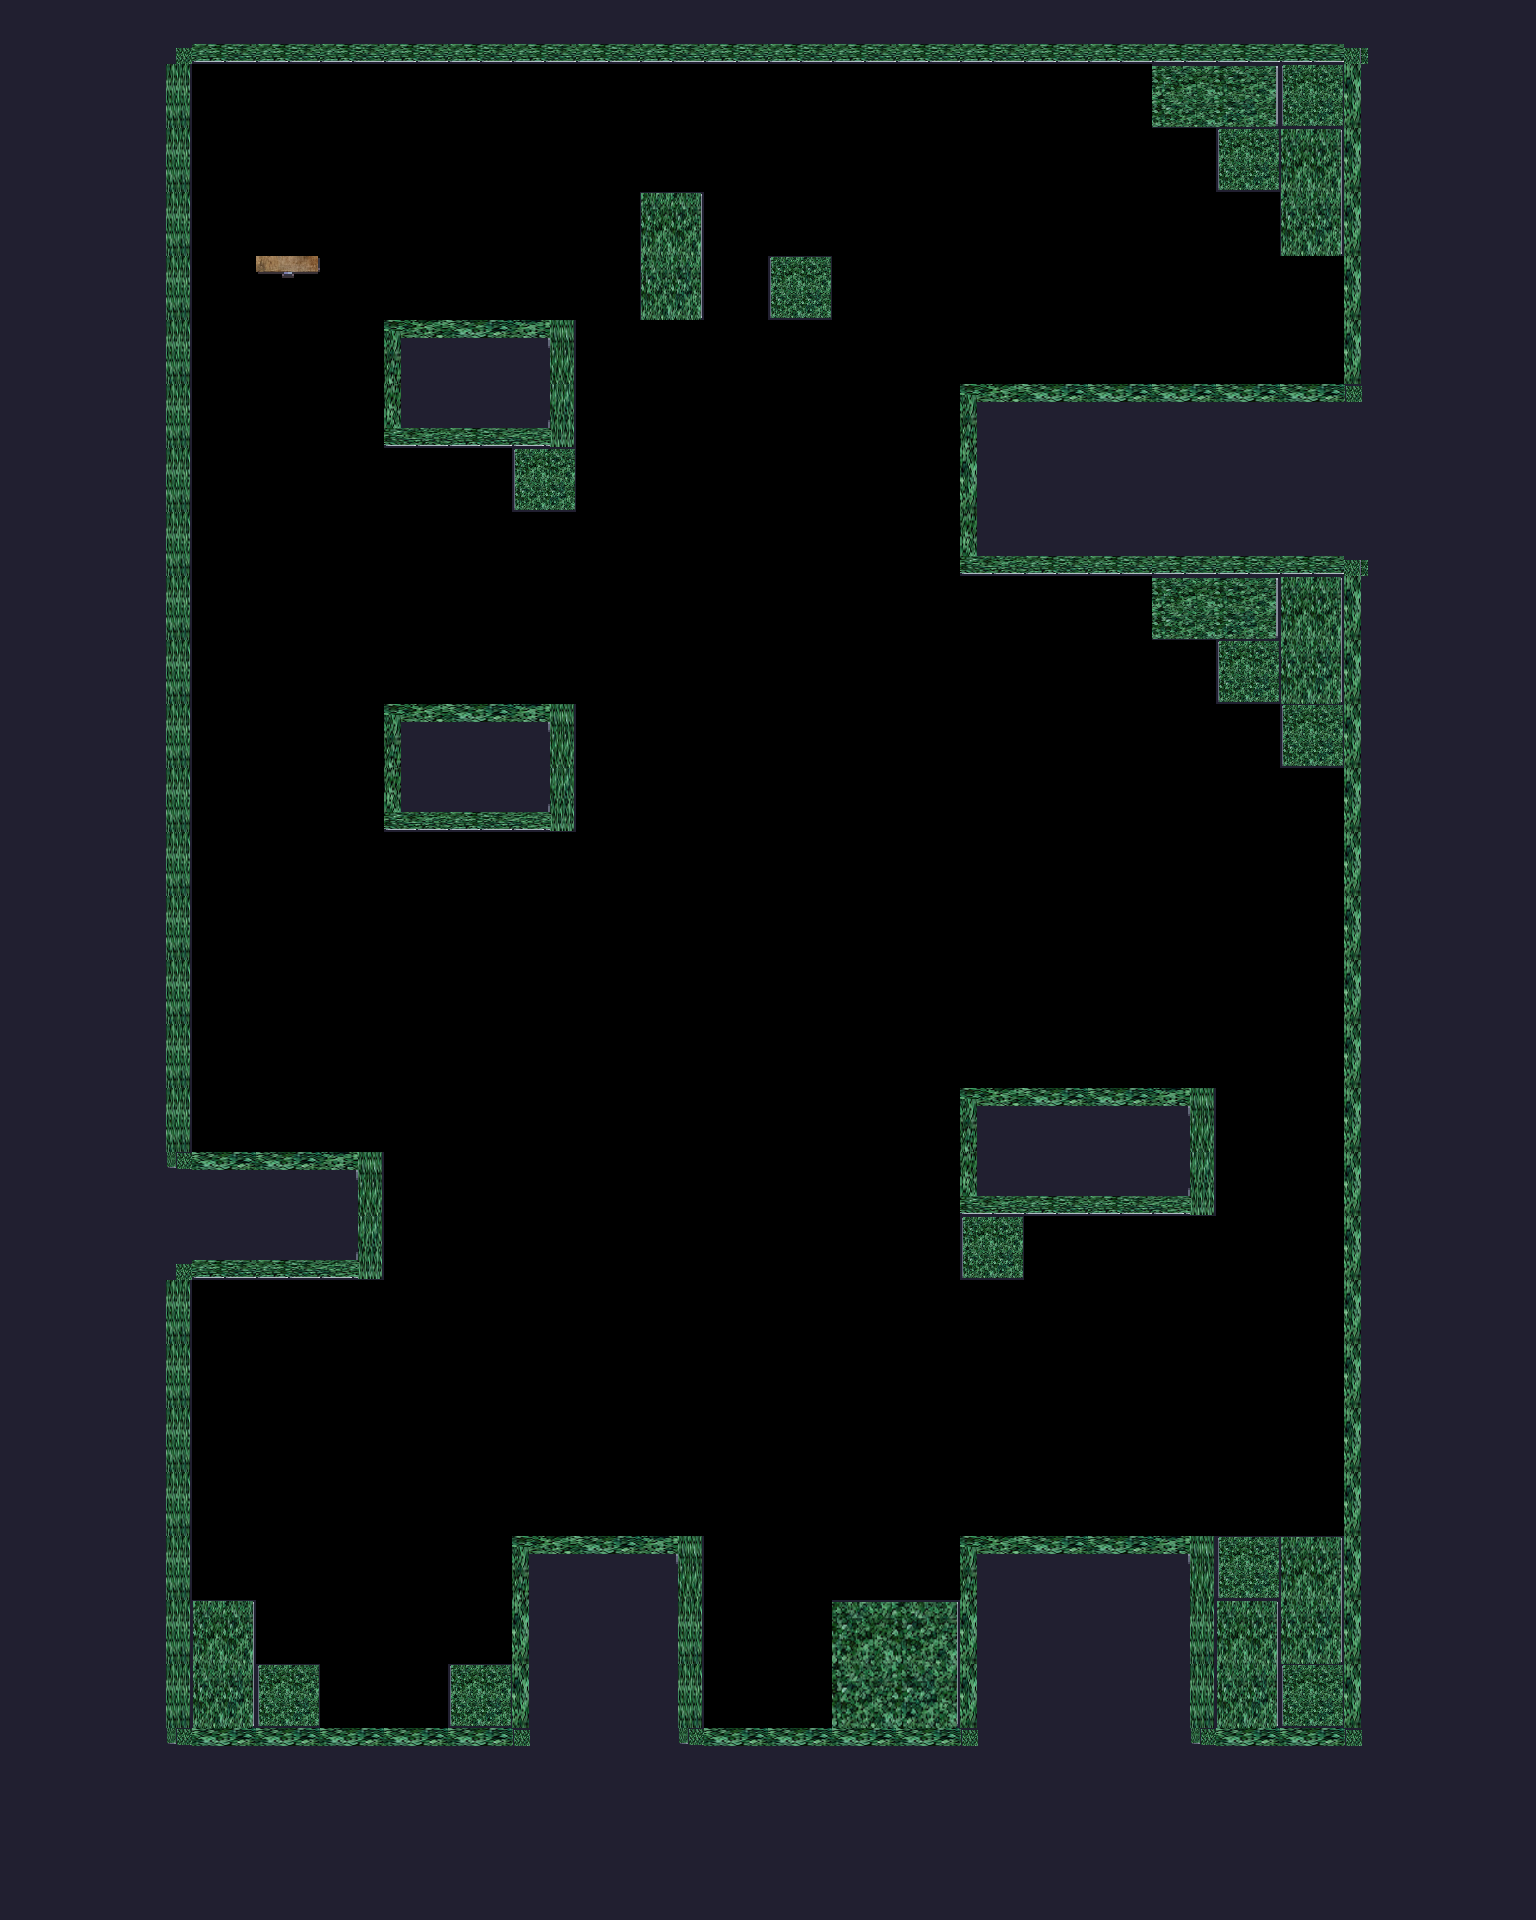

Below is a game level as drawn by its tile map, then a one-line description and the .tmx that defines it (tile-layer data replaced by summaries):
An orthogonal 24x30 tile map with 64x64 px tiles, 4 tile layers (BG, Terrain, Platforms, FG), 8 tilesets and 79 objects (51x silver, 13x saw, 5x floor_spike, 2x helicopter, 2x diamond, ...).

<map version="1.10" tiledversion="1.11.0" orientation="orthogonal" renderorder="right-down" width="24" height="30" tilewidth="64" tileheight="64" infinite="0" nextlayerid="14" nextobjectid="194">
 <tileset firstgid="1" source="../tilesets/outside.tsx" />
 <tileset firstgid="49" source="../tilesets/items.tsx" />
 <tileset firstgid="54" source="../tilesets/inside.tsx" />
 <tileset firstgid="150" source="../tilesets/extra.tsx" />
 <tileset firstgid="216" source="../tilesets/objects.tsx" />
 <tileset firstgid="244" source="../tilesets/platforms.tsx" />
 <tileset firstgid="252" source="../tilesets/enemies.tsx" />
 <tileset firstgid="252" source="../tilesets/grass.tsx" />
 <layer id="9" name="BG" width="24" height="30">
  <data>[720 cells, 0 non-empty, 0 distinct tile ids]</data>
 </layer>
 <objectgroup id="12" name="BG details" class="window" />
 <layer id="1" name="Terrain" width="24" height="30">
  <data>[720 cells, 348 non-empty, 22 distinct tile ids]</data>
 </layer>
 <layer id="5" name="Platforms" width="24" height="30">
  <data>[720 cells, 1 non-empty, 1 distinct tile ids]</data>
 </layer>
 <layer id="10" name="FG" width="24" height="30">
  <data>[720 cells, 0 non-empty, 0 distinct tile ids]</data>
 </layer>
 <objectgroup id="4" name="Objects">
  <object id="4" name="flag" gid="219" x="1184" y="384" width="68" height="186" />
  <object id="15" name="player" gid="223" x="192" y="1536" width="74" height="56" />
  <object id="88" name="saw" x="448" y="1216" width="64" height="64">
   <properties>
    <property name="speed" type="int" value="0" />
   </properties>
  </object>
  <object id="89" name="saw" x="576" y="1152" width="64" height="64">
   <properties>
    <property name="speed" type="int" value="0" />
   </properties>
  </object>
  <object id="90" name="saw" x="704" y="1216" width="64" height="64">
   <properties>
    <property name="speed" type="int" value="0" />
   </properties>
  </object>
  <object id="91" name="saw" x="832" y="1152" width="64" height="64">
   <properties>
    <property name="speed" type="int" value="0" />
   </properties>
  </object>
  <object id="134" name="saw" x="352" y="352" width="64" height="64">
   <properties>
    <property name="speed" type="int" value="0" />
   </properties>
  </object>
  <object id="135" name="saw" x="352" y="736" width="64" height="64">
   <properties>
    <property name="speed" type="int" value="0" />
   </properties>
  </object>
  <object id="140" name="saw" x="896" y="512" width="64" height="64">
   <properties>
    <property name="speed" type="int" value="0" />
   </properties>
  </object>
  <object id="141" name="saw" x="832" y="448" width="64" height="64">
   <properties>
    <property name="speed" type="int" value="0" />
   </properties>
  </object>
  <object id="142" name="saw" x="704" y="448" width="64" height="64">
   <properties>
    <property name="speed" type="int" value="0" />
   </properties>
  </object>
  <object id="143" name="saw" x="576" y="448" width="64" height="64">
   <properties>
    <property name="speed" type="int" value="0" />
   </properties>
  </object>
  <object id="178" name="saw" x="640" y="512" width="64" height="64">
   <properties>
    <property name="speed" type="int" value="0" />
   </properties>
  </object>
  <object id="179" name="saw" x="768" y="512" width="64" height="64">
   <properties>
    <property name="speed" type="int" value="0" />
   </properties>
  </object>
  <object id="189" name="floor_spike" gid="1073742050" x="960" y="640" width="64" height="64">
   <properties>
    <property name="inverted" type="bool" value="true" />
   </properties>
  </object>
  <object id="190" name="floor_spike" gid="1073742050" x="1024" y="640" width="64" height="64">
   <properties>
    <property name="inverted" type="bool" value="true" />
   </properties>
  </object>
  <object id="191" name="floor_spike" gid="1073742050" x="1088" y="640" width="64" height="64">
   <properties>
    <property name="inverted" type="bool" value="true" />
   </properties>
  </object>
  <object id="192" name="floor_spike" gid="1073742050" x="512" y="576" width="64" height="64">
   <properties>
    <property name="inverted" type="bool" value="true" />
   </properties>
  </object>
  <object id="193" name="floor_spike" gid="1073742050" x="640" y="384" width="64" height="64">
   <properties>
    <property name="inverted" type="bool" value="true" />
   </properties>
  </object>
 </objectgroup>
 <objectgroup id="13" name="Moving Objects">
  <object id="81" name="spike" gid="227" x="576" y="1536" width="54" height="54">
   <properties>
    <property name="end_angle" type="int" value="360" />
    <property name="platform" type="bool" value="false" />
    <property name="radius" type="int" value="100" />
    <property name="speed" type="int" value="50" />
    <property name="start_angle" type="int" value="180" />
   </properties>
  </object>
  <object id="87" name="helicopter" x="384" y="1088" width="512" height="10">
   <properties>
    <property name="flip" type="bool" value="false" />
    <property name="platform" type="bool" value="true" />
    <property name="speed" type="int" value="100" />
   </properties>
  </object>
  <object id="133" name="saw" x="187" y="320" width="10" height="512">
   <properties>
    <property name="flip" type="bool" value="false" />
    <property name="platform" type="bool" value="false" />
    <property name="speed" type="int" value="100" />
   </properties>
  </object>
  <object id="139" name="helicopter" x="1024" y="704" width="10" height="320">
   <properties>
    <property name="flip" type="bool" value="false" />
    <property name="platform" type="bool" value="true" />
    <property name="speed" type="int" value="100" />
   </properties>
  </object>
 </objectgroup>
 <objectgroup id="7" name="Items">
  <object id="114" name="silver" gid="52" x="448" y="1408" width="64" height="64" />
  <object id="115" name="silver" gid="52" x="384" y="1344" width="64" height="64" />
  <object id="116" name="silver" gid="52" x="320" y="1472" width="64" height="64" />
  <object id="117" name="silver" gid="52" x="448" y="1536" width="64" height="64" />
  <object id="118" name="silver" gid="52" x="384" y="1472" width="64" height="64" />
  <object id="119" name="silver" gid="52" x="384" y="1600" width="64" height="64" />
  <object id="120" name="silver" gid="52" x="448" y="1472" width="64" height="64" />
  <object id="121" name="silver" gid="52" x="256" y="1472" width="64" height="64" />
  <object id="122" name="gold" gid="50" x="512" y="1472" width="64" height="64" />
  <object id="124" name="silver" gid="52" x="1152" y="1344" width="64" height="64" />
  <object id="125" name="silver" gid="52" x="1152" y="1408" width="64" height="64" />
  <object id="126" name="silver" gid="52" x="1152" y="1472" width="64" height="64" />
  <object id="127" name="silver" gid="52" x="1088" y="1408" width="64" height="64" />
  <object id="128" name="silver" gid="52" x="1216" y="1408" width="64" height="64" />
  <object id="129" name="silver" gid="52" x="1280" y="1472" width="64" height="64" />
  <object id="130" name="silver" gid="52" x="1024" y="1472" width="64" height="64" />
  <object id="131" name="silver" gid="52" x="1152" y="1536" width="64" height="64" />
  <object id="132" name="diamond" gid="49" x="640" y="1216" width="64" height="64" />
  <object id="138" name="skull" gid="53" x="192" y="128" width="64" height="64" />
  <object id="144" name="silver" gid="52" x="192" y="1152" width="64" height="64" />
  <object id="145" name="silver" gid="52" x="256" y="1152" width="64" height="64" />
  <object id="146" name="silver" gid="52" x="192" y="1088" width="64" height="64" />
  </objectgroup>
 <objectgroup id="6" name="Enemies" />
 <objectgroup id="2" name="Water" />
 <objectgroup id="8" name="Data">
  <!-- 1 objects omitted --></objectgroup>
</map>
<!-- 34 of 79 objects omitted -->
